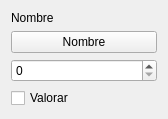
<?xml version="1.0" encoding="UTF-8"?>
<ui version="4.0">
 <class>WidgetNota</class>
 <widget class="QWidget" name="WidgetNota">
  <property name="geometry">
   <rect>
    <x>0</x>
    <y>0</y>
    <width>168</width>
    <height>109</height>
   </rect>
  </property>
  <property name="windowTitle">
   <string>Form</string>
  </property>
  <layout class="QVBoxLayout" name="verticalLayout">
   <item>
    <widget class="QLabel" name="lblNombre">
     <property name="text">
      <string>Nombre</string>
     </property>
    </widget>
   </item>
   <item>
    <widget class="QPushButton" name="btnNombre">
     <property name="text">
      <string>Nombre</string>
     </property>
    </widget>
   </item>
   <item>
    <widget class="QSpinBox" name="spinValor"/>
   </item>
   <item>
    <widget class="QCheckBox" name="checkActivo">
     <property name="text">
      <string>Valorar</string>
     </property>
    </widget>
   </item>
  </layout>
 </widget>
 <resources/>
 <connections/>
</ui>
